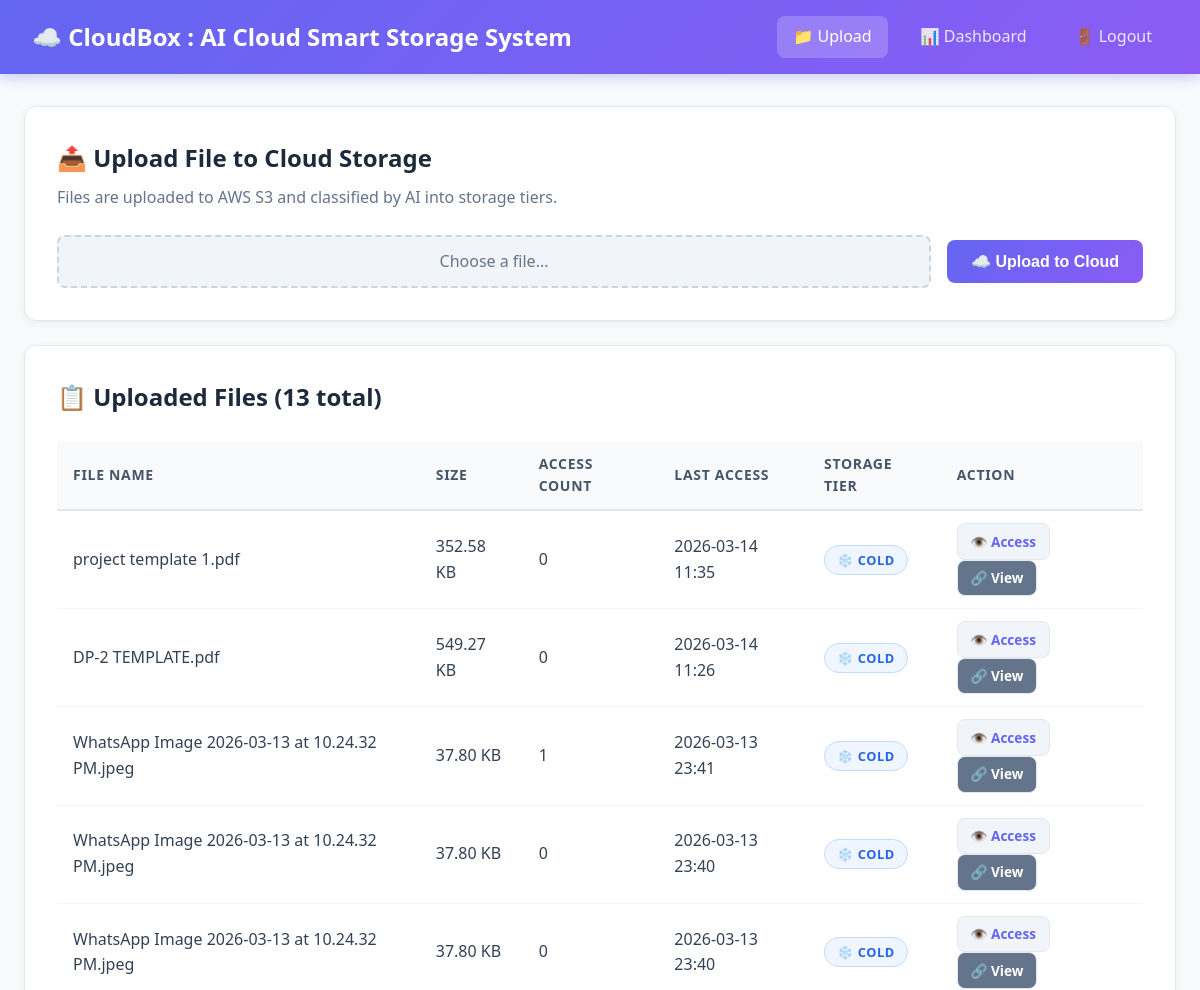
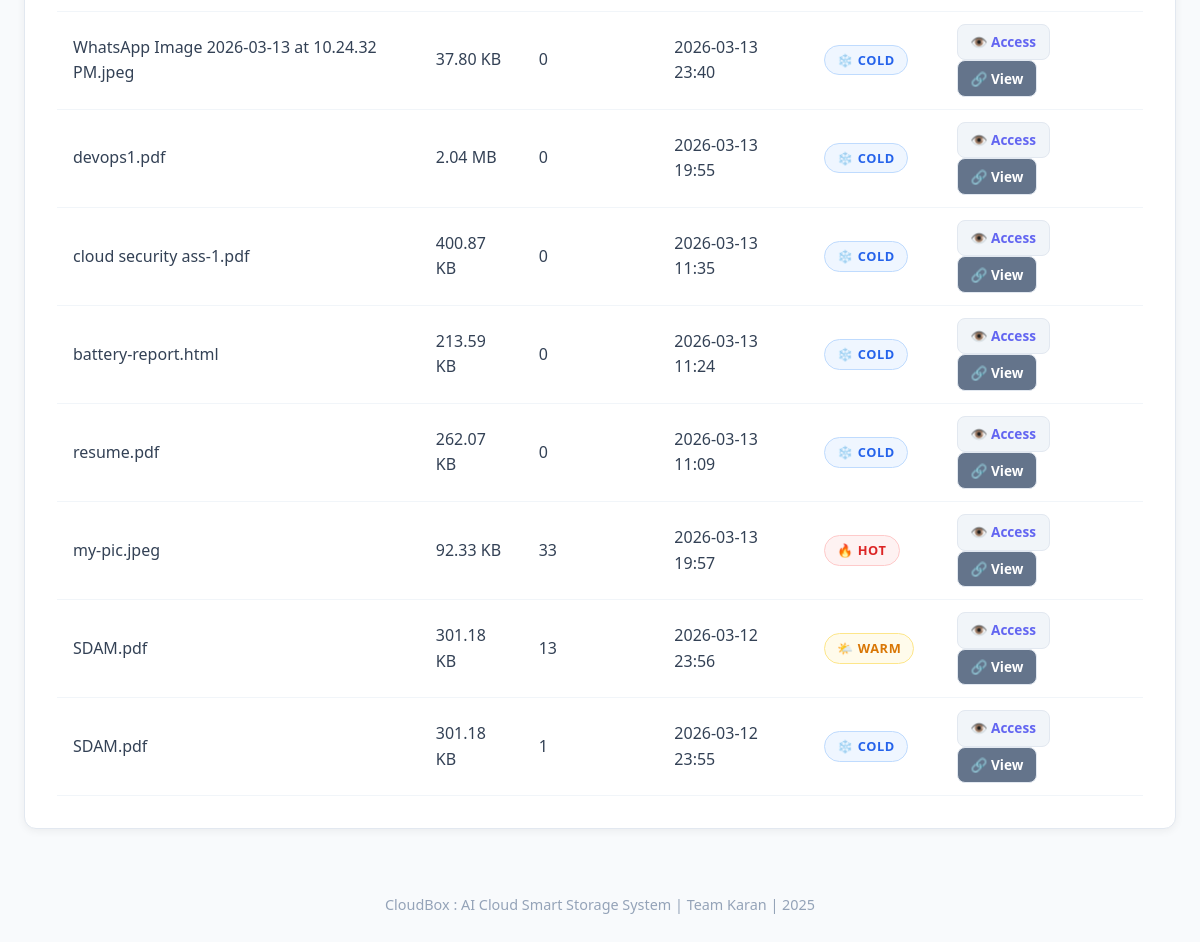
The page / (signed in) on the database its author committed (2 pictures, top to bottom).
### tables this page shows
CREATE TABLE files (
            id INTEGER PRIMARY KEY AUTOINCREMENT,
            file_name TEXT NOT NULL,
            file_size INTEGER NOT NULL,
            access_count INTEGER DEFAULT 0,
            last_access TEXT,
            upload_date TEXT NOT NULL,
            storage_tier TEXT DEFAULT 'cold',
            s3_url TEXT
        );

### app.py (the view)
@app.route('/')
@login_required
def index():
    conn = get_db()
    files = conn.execute('SELECT * FROM files ORDER BY upload_date DESC').fetchall()
    conn.close()
    return render_template('index.html', files=files)

### app.py (called while the page is built)
@login_manager.user_loader
def load_user(user_id):
    conn = get_db()
    user = conn.execute('SELECT * FROM users WHERE id = ?', (user_id,)).fetchone()
    conn.close()
    if user:
        return User(id=user['id'], username=user['username'], email=user['email'])
    return None

def get_db():
    conn = sqlite3.connect(DATABASE)
    conn.row_factory = sqlite3.Row  # This lets us access columns by name
    return conn

### templates/index.html (shortened to what this page needs)
<!DOCTYPE html>
<html lang="en">
<head>
    <link rel="stylesheet" href="{{ url_for('static', filename='style.css') }}">
</head>
<body>
    <nav class="navbar">
        <div class="nav-brand">☁️ CloudBox : AI Cloud Smart Storage System</div>
        <div class="nav-links">
            <a href="/" class="nav-link active">📁 Upload</a>
            <a href="/dashboard" class="nav-link">📊 Dashboard</a>
            <a href="/logout" class="nav-link">🚪 Logout</a>
        </div>
    </nav>
    <div class="container">
        <div class="card">
            <h2>📤 Upload File to Cloud Storage</h2>
            <p class="subtitle">Files are uploaded to AWS S3 and classified by AI into storage tiers.</p>
            <form action="/upload" method="POST" enctype="multipart/form-data" class="upload-form">
                <div class="file-input-wrapper">
                    <label for="fileInput" class="file-label">
                        <span id="fileName">Choose a file...</span>
                    </label>
                </div>
                <button type="submit" class="btn btn-primary">
                    ☁️ Upload to Cloud
                </button>
            </form>
        </div>
        <div class="card">
            <h2>📋 Uploaded Files ({{ files|length }} total)</h2>
            {% if files %}
            <div class="table-wrapper">
                <table class="data-table">
                    <thead>
                        <tr>
                            <th>File Name</th>
                            <th>Size</th>
                            <th>Access Count</th>
                            <th>Last Access</th>
                            <th>Storage Tier</th>
                            <th>Action</th>
                        </tr>
                    </thead>
                    <tbody>
                        {% for file in files %}
                        <tr>
                            <td>{{ file['file_name'] }}</td>
                            <td>
                                {% if file['file_size'] > 1048576 %}
                                    {{ "%.2f"|format(file['file_size'] / 1048576) }} MB
                                {% elif file['file_size'] > 1024 %}
                                    {{ "%.2f"|format(file['file_size'] / 1024) }} KB
                                {% else %}
                                    {{ file['file_size'] }} B
                                {% endif %}
                            </td>
                            <td>{{ file['access_count'] }}</td>
                            <td>{{ file['last_access'] }}</td>
                            <td>
                                <span class="tier-badge tier-{{ file['storage_tier'] }}">
                                    {% if file['storage_tier'] == 'hot' %} 🔥
                                    {% elif file['storage_tier'] == 'warm' %} 🌤️
                                    {% else %} ❄️
                                    {% endif %}
                                    {{ file['storage_tier']|upper }}
                                </span>
                            </td>
                            <td>
                                <a href="/access/{{ file['id'] }}" class="btn btn-small" style="margin-right: 0.5rem;">
                                    👁️ Access
                                </a>
                                <a href="{{ file['s3_url'] }}" target="_blank" class="btn btn-small btn-secondary">
                                    🔗 View
                                </a>
                            </td>
                        </tr>
                        {% endfor %}
                    </tbody>
                </table>
            </div>
            {% else %}
                <p class="empty-state">No files uploaded yet. Upload your first file above! ☝️</p>
            {% endif %}
        </div>
    </div>
    <footer class="footer">
        <p> CloudBox : AI Cloud Smart Storage System | Team Karan | 2025</p>
    </footer>
</body>
</html>

### static/style.css (style rules this page uses)
* { margin: 0; padding: 0; box-sizing: border-box; }
body { font-family: 'Segoe UI', Tahoma, Geneva, Verdana, sans-serif; background-color: #f8fafc; color: #1e293b; line-height: 1.6; }
.navbar { background: linear-gradient(135deg, #6366f1, #8b5cf6); padding: 1rem 2rem; display: flex; justify-content: space-between; align-items: center; box-shadow: 0 4px 12px rgba(99, 102, 241, 0.3); }
.nav-brand { font-size: 1.5rem; font-weight: 700; color: white; }
.nav-links { display: flex; gap: 1rem; }
.nav-link { color: rgba(255, 255, 255, 0.85); text-decoration: none; padding: 0.5rem 1rem; border-radius: 8px; transition: all 0.3s ease; font-weight: 500; }
.nav-link:hover, .nav-link.active { background: rgba(255, 255, 255, 0.2); color: white; }
.container { max-width: 1200px; margin: 2rem auto; padding: 0 1.5rem; }
.card { background: white; border-radius: 12px; padding: 2rem; margin-bottom: 1.5rem; box-shadow: 0 2px 8px rgba(0, 0, 0, 0.06); border: 1px solid #e2e8f0; }
.card h2 { margin-bottom: 0.5rem; color: #1e293b; }
.subtitle { color: #64748b; margin-bottom: 1.5rem; }
.upload-form { display: flex; gap: 1rem; align-items: center; flex-wrap: wrap; }
.file-input-wrapper { flex: 1; min-width: 250px; }
.file-label { display: block; padding: 0.75rem 1.5rem; background: #f1f5f9; border: 2px dashed #cbd5e1; border-radius: 8px; cursor: pointer; text-align: center; color: #64748b; transition: all 0.3s ease; }
.btn { display: inline-block; padding: 0.75rem 1.5rem; border-radius: 8px; border: none; cursor: pointer; font-size: 1rem; font-weight: 600; text-decoration: none; transition: all 0.3s ease; }
.btn-primary { background: linear-gradient(135deg, #6366f1, #8b5cf6); color: white; }
.btn-small { padding: 0.4rem 0.8rem; font-size: 0.85rem; background: #f1f5f9; color: #6366f1; border: 1px solid #e2e8f0; }
.btn-secondary { background: #64748b; color: white; }
.table-wrapper { overflow-x: auto; }
.data-table { width: 100%; border-collapse: collapse; margin-top: 1rem; }
.data-table th { background: #f8fafc; padding: 0.75rem 1rem; text-align: left; font-weight: 600; color: #475569; border-bottom: 2px solid #e2e8f0; font-size: 0.875rem; text-transform: uppercase; letter-spacing: 0.05em; }
.data-table td { padding: 0.75rem 1rem; border-bottom: 1px solid #f1f5f9; color: #334155; }
.tier-badge { display: inline-block; padding: 0.25rem 0.75rem; border-radius: 20px; font-size: 0.8rem; font-weight: 600; text-transform: uppercase; letter-spacing: 0.05em; }
.tier-hot { background: #fef2f2; color: #dc2626; border: 1px solid #fecaca; }
.tier-warm { background: #fffbeb; color: #d97706; border: 1px solid #fde68a; }
.tier-cold { background: #eff6ff; color: #2563eb; border: 1px solid #bfdbfe; }
.footer { text-align: center; padding: 2rem; color: #94a3b8; font-size: 0.9rem; margin-top: 2rem; }

### rows shown on the page
files: file_name "project template 1.pdf", file['file_size']/1024 "352.58", access_count "0", last_access "2026-03-14 11:35", storage_tier "COLD"
files: file_name "DP-2 TEMPLATE.pdf", file['file_size']/1024 "549.27", access_count "0", last_access "2026-03-14 11:26", storage_tier "COLD"
files: file_name "WhatsApp Image 2026-03-13 at 10.24.32 PM.jpeg", file['file_size']/1024 "37.80", access_count "1", last_access "2026-03-13 23:41", storage_tier "COLD"
files: file_name "WhatsApp Image 2026-03-13 at 10.24.32 PM.jpeg", file['file_size']/1024 "37.80", access_count "0", last_access "2026-03-13 23:40", storage_tier "COLD"
files: file_name "WhatsApp Image 2026-03-13 at 10.24.32 PM.jpeg", file['file_size']/1024 "37.80", access_count "0", last_access "2026-03-13 23:40", storage_tier "COLD"
files: file_name "WhatsApp Image 2026-03-13 at 10.24.32 PM.jpeg", file['file_size']/1024 "37.80", access_count "0", last_access "2026-03-13 23:40", storage_tier "COLD"
files: file_name "devops1.pdf", file['file_size']/1048576 "2.04", access_count "0", last_access "2026-03-13 19:55", storage_tier "COLD"
files: file_name "cloud security ass-1.pdf", file['file_size']/1024 "400.87", access_count "0", last_access "2026-03-13 11:35", storage_tier "COLD"
files: file_name "battery-report.html", file['file_size']/1024 "213.59", access_count "0", last_access "2026-03-13 11:24", storage_tier "COLD"
files: file_name "resume.pdf", file['file_size']/1024 "262.07", access_count "0", last_access "2026-03-13 11:09", storage_tier "COLD"
files: file_name "my-pic.jpeg", file['file_size']/1024 "92.33", access_count "33", last_access "2026-03-13 19:57", storage_tier "HOT"
files: file_name "SDAM.pdf", file['file_size']/1024 "301.18", access_count "13", last_access "2026-03-12 23:56", storage_tier "WARM"
files: file_name "SDAM.pdf", file['file_size']/1024 "301.18", access_count "1", last_access "2026-03-12 23:55", storage_tier "COLD"

### other values the page prints
{{ files|length }} "13"
